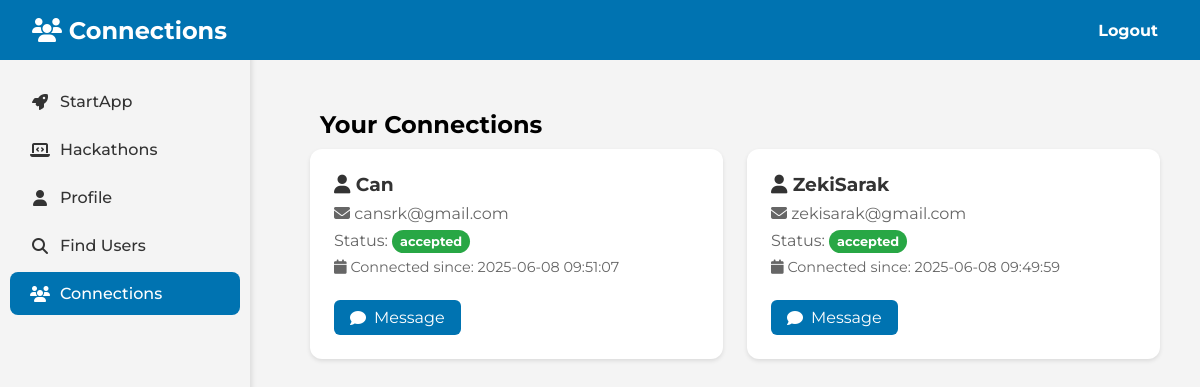
The page /connections (signed in) on the database its author committed.
### tables this page shows
CREATE TABLE connections (id INTEGER PRIMARY KEY AUTOINCREMENT, user1 TEXT NOT NULL, user2 TEXT NOT NULL, status TEXT NOT NULL, created_at DATETIME NOT NULL, FOREIGN KEY (user1) REFERENCES users(username), FOREIGN KEY (user2) REFERENCES users(username));

CREATE TABLE `users` (`id` INTEGER PRIMARY KEY AUTOINCREMENT, `username` TEXT UNIQUE NOT NULL, `email` TEXT UNIQUE NOT NULL, `password` TEXT NOT NULL, role TEXT DEFAULT 'user');

### app.py (the view)
@app.route('/connections', methods=['GET'])
def connections():
    if 'username' not in session:
        flash("Please log in to view connections.", "error")
        return redirect(url_for('home'))
    connections = query_db("""
        SELECT u.username, u.email, c.status, c.created_at
        FROM connections c
        JOIN users u ON (c.user1 = u.username OR c.user2 = u.username)
        WHERE (c.user1 = ? OR c.user2 = ?) AND u.username != ?
        ORDER BY c.created_at DESC
    """, [session['username'], session['username'], session['username']])
    return render_template('connections.html', connections=connections)

### app.py (called while the page is built)
def get_db():
     db = sqlite3.connect('database.sqlite')
     db.row_factory = sqlite3.Row
     return db

def query_db(query, args=(), one=False):
     cur = get_db().execute(query, args)
     rv = cur.fetchall()
     cur.close()
     return (rv[0] if rv else None) if one else rv

### templates/connections.html (shortened to what this page needs)
<!DOCTYPE html>
<html lang="en">
<head>
    <link rel="stylesheet" href="{{ url_for('static', filename='css/index.css') }}">
</head>
<body>
    <header>
        <div class="navbar">
            <h1><i class="fas fa-users"></i> Connections</h1>
            <nav>
                <ul>
                    <li><a href="/logout">Logout</a></li>
                </ul>
            </nav>
        </div>
    </header>
    <div class="container">
        <aside class="sidebar">
            <ul>
                <li><a href="/"><i class="fas fa-rocket"></i> StartApp</a></li>
                <li><a href="/hack"><i class="fas fa-laptop-code"></i> Hackathons</a></li>
                <li><a href="/profile"><i class="fas fa-user"></i> Profile</a></li>
                <li><a href="/search_users"><i class="fas fa-search"></i> Find Users</a></li>
                <li>
                    <a href="/connections" class="active">
                        <i class="fas fa-users"></i> Connections
                    </a>
                </li>
            </ul>
        </aside>
        <main class="main-content">
            <h2>Your Connections</h2>
            {% if connections %}
                <div class="connections-grid">
                    {% for connection in connections %}
                        <div class="connection-card">
                            <div class="connection-info">
                                <h3><i class="fas fa-user"></i> {{ connection.username }}</h3>
                                <p><i class="fas fa-envelope"></i> {{ connection.email }}</p>
                                <p class="status">
                                    Status:
                                    <span class="badge {% if connection.status == 'accepted' %}accepted{% else %}pending{% endif %}">
                                        {{ connection.status }}
                                    </span>
                                </p>
                                <p class="connection-date">
                                    <i class="fas fa-calendar"></i> Connected since: {{ connection.created_at }}
                                </p>
                                {% if connection.status == 'accepted' %}
                                    <a href="{{ url_for('messages', username=connection.username) }}" class="message-btn">
                                        <i class="fas fa-comment"></i> Message
                                    </a>
                                {% endif %}
                            </div>
                        </div>
                    {% endfor %}
                </div>
            {% endif %}
        </main>
    </div>
</body>
</html>

### static/css/index.css (style rules this page uses)
* { margin: 0; padding: 0; box-sizing: border-box; }
body { font-family: "Montserrat", sans-serif; font-optical-sizing: auto; font-weight: 400; font-style: normal; background-color: #f4f4f4; }
.navbar { display: flex; justify-content: space-between; align-items: center; background-color: #0073b1; color: white; padding: 1rem 2rem; position: fixed; top: 0; left: 0; width: 100%; z-index: 1000; height: 60px; }
.navbar h1 { font-size: 1.5rem; }
.navbar ul { list-style: none; display: flex; }
.navbar ul li { margin-left: 2rem; }
.navbar ul li a { font-family: "Montserrat", sans-serif; font-optical-sizing: auto; font-weight: 700; font-style: normal; padding: 10px; background-color: #0073b1; color: white; border: none; cursor: pointer; text-decoration: none; }
.container { width: 100%; padding: 20px; margin: 0; display: flex; flex-direction: column; }
.sidebar { width: 250px; background-color: #f4f4f4; height: 100vh; position: fixed; left: 0; top: 0; z-index: 999; box-shadow: 2px 0px 5px rgba(0, 0, 0, 0.1); padding-top: 80px; }
.sidebar ul { list-style: none; padding: 0; margin: 0; }
.sidebar ul li { margin-bottom: 5px; }
.sidebar ul li a { position: relative; display: flex; align-items: center; color: #333; text-decoration: none; padding: 12px 20px; transition: all 0.3s ease; font-weight: 500; border-radius: 8px; margin: 0 10px; }
.sidebar ul li a i { margin-right: 10px; width: 20px; text-align: center; }
.sidebar ul li a.active { background-color: #0073b1; color: white; }
.main-content { margin-left: 270px; padding: 20px; padding-top: 80px; width: calc(100% - 270px); }
.main-content h2 { color: black; padding: 10px; }
.connections-grid { display: grid; grid-template-columns: repeat(auto-fill, minmax(300px, 1fr)); gap: 1.5rem; width: 100%; }
.connection-card { background: white; border-radius: 12px; padding: 1.5rem; box-shadow: 0 2px 4px rgba(0, 0, 0, 0.1); }
.connection-info h3 { color: #333; margin-bottom: 0.5rem; }
.connection-info p { color: #666; margin-bottom: 0.5rem; }
.connection-date { font-size: 0.9rem; color: #888; }
.badge { padding: 4px 8px; border-radius: 12px; font-size: 0.8rem; font-weight: bold; }
.badge.accepted { background-color: #28a745; color: white; }
.message-btn { display: inline-block; padding: 8px 16px; background-color: #0073b1; color: white; text-decoration: none; border-radius: 6px; margin-top: 1rem; transition: background-color 0.3s ease; }
.message-btn { position: relative; display: inline-flex; align-items: center; gap: 0.5rem; }

### rows shown on the page
connections: username "Can", email "cansrk@gmail.com", status "accepted", created_at "2025-06-08 09:51:07"
connections: username "ZekiSarak", email "zekisarak@gmail.com", status "accepted", created_at "2025-06-08 09:49:59"
